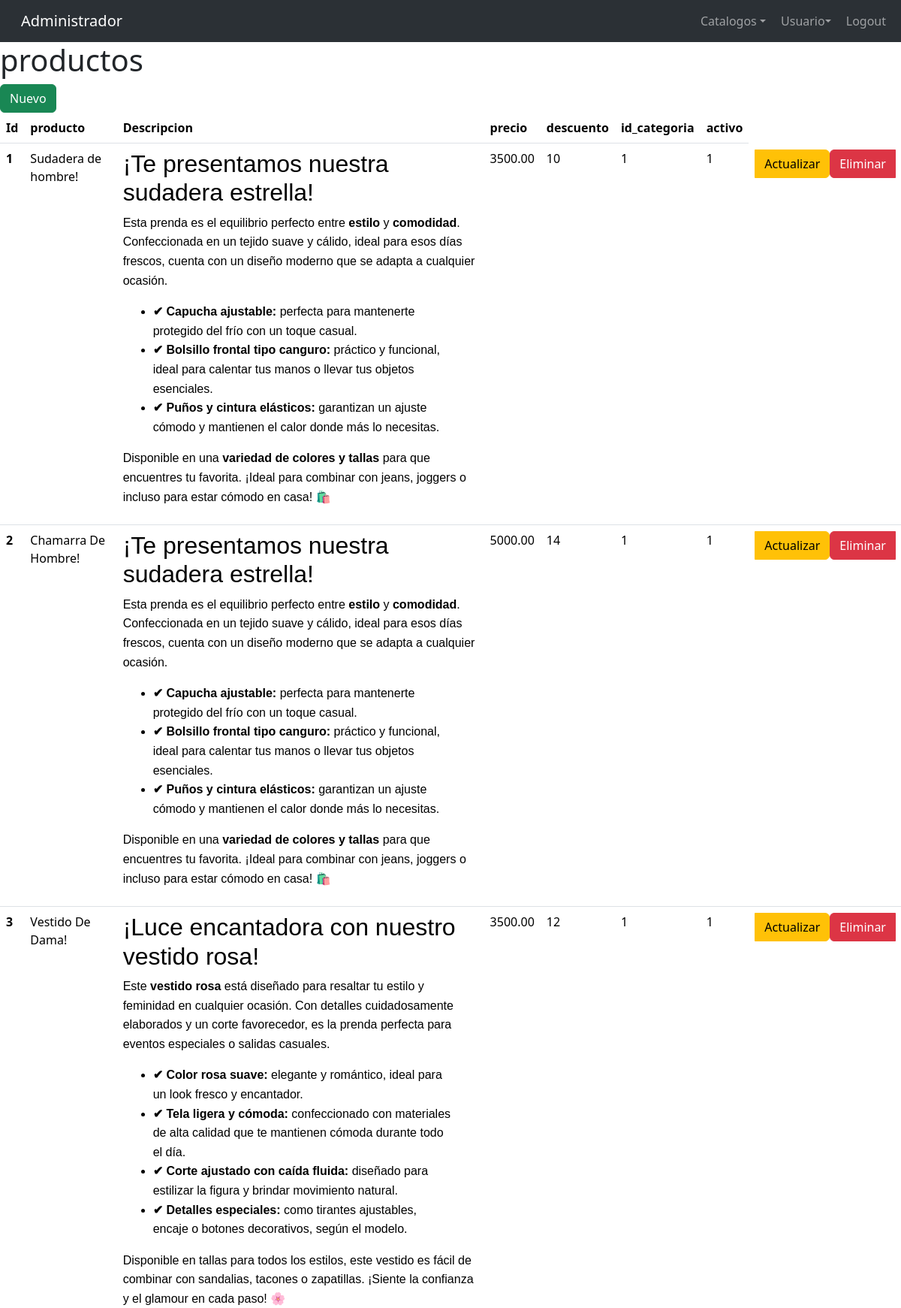
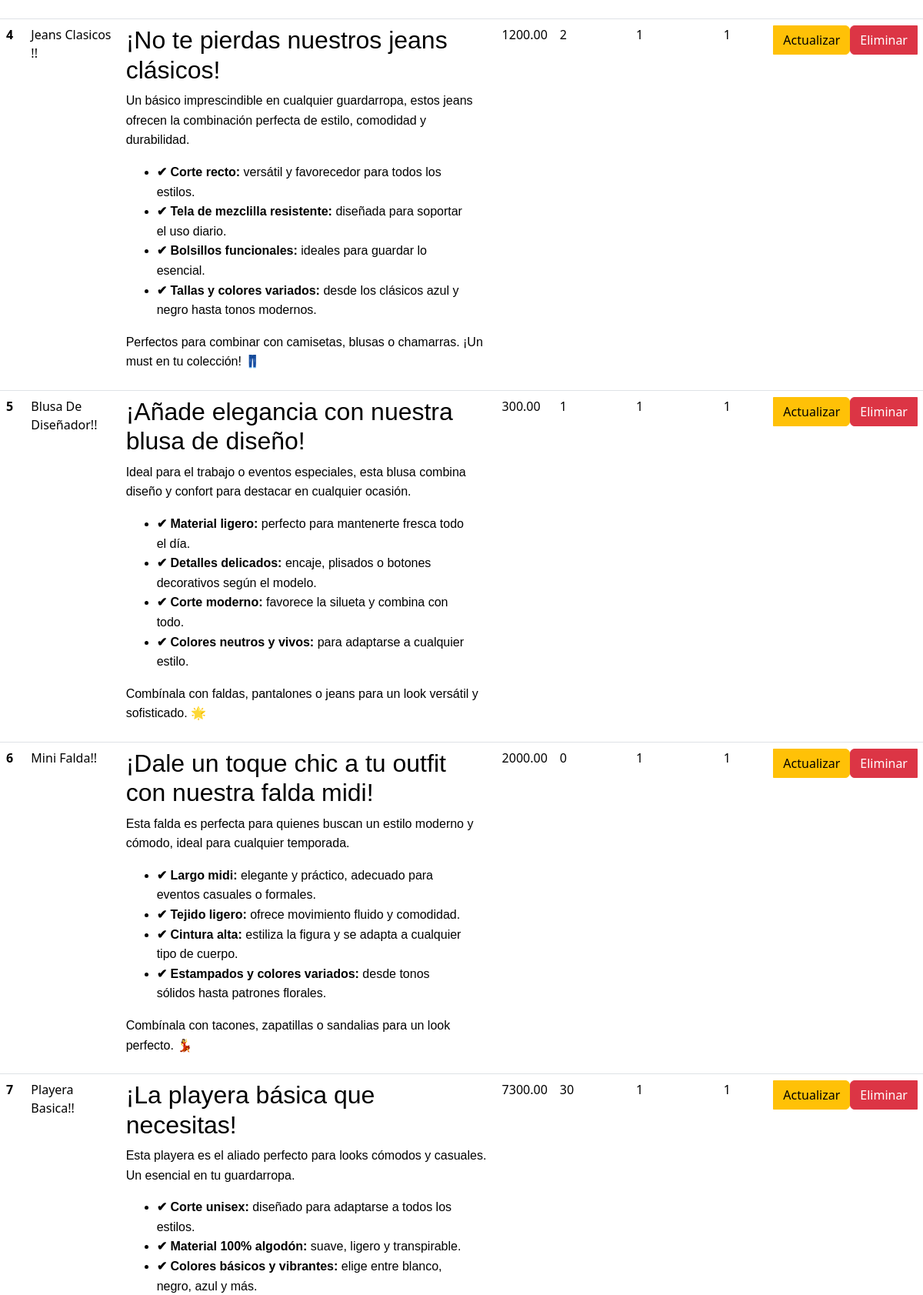
The app's page /config/admin/producto.php (signed in, upper part) with its own data (2 pictures, top to bottom).
### tables this page shows
CREATE TABLE `productos` (
  `id` int(11) NOT NULL,
  `nombre` varchar(200) NOT NULL,
  `descripcion` text NOT NULL,
  `precio` decimal(10,2) NOT NULL,
  `descuento` tinyint(3) NOT NULL DEFAULT 0,
  `id_categoria` int(11) NOT NULL,
  `activo` int(11) NOT NULL
);

### config/sistema.class.php (called while the page is built, shortened)
<?php
class sistema {
    function conexion() {
        try {
            $this->con = new PDO(SGBD.':host='.DBHOST.';dbname='.DBNAME.';port='.DBPORT, DBUSER, DBPASS);
            return $this->con;
        } catch (PDOException $e) {
            echo "Error en la conexión: " . $e->getMessage();
        }
    }
}
?>

### config/admin/producto.class.php (called while the page is built, shortened)
<?php
require_once ('../sistema.class.php');
class productos extends sistema {
    function readAll() {
        $result = [];
        $consulta = 'SELECT p.*, c.categoria
                     FROM categoria c
                     JOIN productos p ON c.id_categoria = p.id_categoria;';
        try {
            $sql = $this->con->prepare($consulta);
            $sql->execute();
            $result = $sql->fetchAll(PDO::FETCH_ASSOC);
        } catch (PDOException $e) {
            error_log("Error al leer productos: " . $e->getMessage());
        }
        return $result;
    }
}
?>

### config/admin/views/productos/index.php (the view, shortened to what this page needs)
<?php require('views/header/headerAdministrador.php');?>
  <h1>productos</h1>
  <a href="producto.php?accion=crear" class="btn btn-success">Nuevo</a>
  <table class="table">
  <thead>
    <tr>
      <th scope="col">Id </th>
      <th scope="col">producto</th>
      <th scope="col">Descripcion</th>
      <th scope="col">precio</th>
      <th scope="col">descuento</th>
      <th scope="col">id_categoria</th>
      <th scope="col">activo</th>
  </thead>
  <tbody>
    <?php foreach($productos as $producto): ?>
    <tr>
      <th scope="row"><?php echo $producto ['id']; ?></th>
      <td><?php echo $producto ['nombre']; ?></td>
      <td><?php echo $producto ['descripcion']; ?></td>
      <td><?php echo $producto ['precio']; ?></td>
      <td><?php echo $producto ['descuento']; ?></td>
      <td><?php echo $producto ['id_categoria']; ?></td>
      <td><?php echo $producto ['activo']; ?></td>
      <td>
        <div class="btn-group" role="group" aria-label="Basic radio toggle button group">
          <a href="producto.php?accion=actualizar&id=<?php echo $producto ['id']; ?>" class="btn btn-warning">Actualizar</a>
          <a href="producto.php?accion=eliminar&id=<?php echo $producto ['id']; ?>" class="btn btn-danger">Eliminar</a>
        </div>
      </td>
    </tr>
    <?php endforeach; ?>
  </tbody>
</table>
<?php require('views/footer.php')?>

### records on screen
productos: id "1", nombre "Sudadera de hombre!", descripcion "¡Te presentamos nuestra sudadera estrella! Esta prenda es el equilibrio perfecto entre estilo y comodidad . Confeccionada en un tejido suave y cálido, ideal para esos días frescos, cuenta con un diseño moderno que se adapta a cualquier ocasión. ✔ Capucha ajustable: perfecta para mantenerte protegido del frío con un toque casual. ✔ Bolsillo frontal tipo canguro: práctico y funcional, ideal para calentar tus manos o llevar tus objetos esenciales. ✔ Puños y cintura elásticos: garantizan un ajuste cómodo y mantienen el calor donde más lo necesitas. Disponible en una variedad de colores y tallas para que encuentres tu favorita. ¡Ideal para combinar con jeans, joggers o incluso para estar cómodo…", precio "3500.00", descuento "10", id_categoria "1", activo "1"
productos: id "2", nombre "Chamarra De Hombre!", descripcion "¡Te presentamos nuestra sudadera estrella! Esta prenda es el equilibrio perfecto entre estilo y comodidad . Confeccionada en un tejido suave y cálido, ideal para esos días frescos, cuenta con un diseño moderno que se adapta a cualquier ocasión. ✔ Capucha ajustable: perfecta para mantenerte protegido del frío con un toque casual. ✔ Bolsillo frontal tipo canguro: práctico y funcional, ideal para calentar tus manos o llevar tus objetos esenciales. ✔ Puños y cintura elásticos: garantizan un ajuste cómodo y mantienen el calor donde más lo necesitas. Disponible en una variedad de colores y tallas para que encuentres tu favorita. ¡Ideal para combinar con jeans, joggers o incluso para estar cómodo…", precio "5000.00", descuento "14", id_categoria "1", activo "1"
productos: id "3", nombre "Vestido De Dama!", descripcion "¡Luce encantadora con nuestro vestido rosa! Este vestido rosa está diseñado para resaltar tu estilo y feminidad en cualquier ocasión. Con detalles cuidadosamente elaborados y un corte favorecedor, es la prenda perfecta para eventos especiales o salidas casuales. ✔ Color rosa suave: elegante y romántico, ideal para un look fresco y encantador. ✔ Tela ligera y cómoda: confeccionado con materiales de alta calidad que te mantienen cómoda durante todo el día. ✔ Corte ajustado con caída fluida: diseñado para estilizar la figura y brindar movimiento natural. ✔ Detalles especiales: como tirantes ajustables, encaje o botones decorativos, según el modelo. Disponible en tallas para todos los estilos,…", precio "3500.00", descuento "12", id_categoria "1", activo "1"
productos: id "4", nombre "Jeans Clasicos !!", descripcion "¡No te pierdas nuestros jeans clásicos! Un básico imprescindible en cualquier guardarropa, estos jeans ofrecen la combinación perfecta de estilo, comodidad y durabilidad. ✔ Corte recto: versátil y favorecedor para todos los estilos. ✔ Tela de mezclilla resistente: diseñada para soportar el uso diario. ✔ Bolsillos funcionales: ideales para guardar lo esencial. ✔ Tallas y colores variados: desde los clásicos azul y negro hasta tonos modernos. Perfectos para combinar con camisetas, blusas o chamarras. ¡Un must en tu colección! 👖", precio "1200.00", descuento "2", id_categoria "1", activo "1"
productos: id "5", nombre "Blusa De Diseñador!!", descripcion "¡Añade elegancia con nuestra blusa de diseño! Ideal para el trabajo o eventos especiales, esta blusa combina diseño y confort para destacar en cualquier ocasión. ✔ Material ligero: perfecto para mantenerte fresca todo el día. ✔ Detalles delicados: encaje, plisados o botones decorativos según el modelo. ✔ Corte moderno: favorece la silueta y combina con todo. ✔ Colores neutros y vivos: para adaptarse a cualquier estilo. Combínala con faldas, pantalones o jeans para un look versátil y sofisticado. 🌟", precio "300.00", descuento "1", id_categoria "1", activo "1"
productos: id "6", nombre "Mini Falda!!", descripcion "¡Dale un toque chic a tu outfit con nuestra falda midi! Esta falda es perfecta para quienes buscan un estilo moderno y cómodo, ideal para cualquier temporada. ✔ Largo midi: elegante y práctico, adecuado para eventos casuales o formales. ✔ Tejido ligero: ofrece movimiento fluido y comodidad. ✔ Cintura alta: estiliza la figura y se adapta a cualquier tipo de cuerpo. ✔ Estampados y colores variados: desde tonos sólidos hasta patrones florales. Combínala con tacones, zapatillas o sandalias para un look perfecto. 💃", precio "2000.00", descuento "0", id_categoria "1", activo "1"
productos: id "7", nombre "Playera Basica!!", descripcion "¡La playera básica que necesitas! Esta playera es el aliado perfecto para looks cómodos y casuales. Un esencial en tu guardarropa. ✔ Corte unisex: diseñado para adaptarse a todos los estilos. ✔ Material 100% algodón: suave, ligero y transpirable. ✔ Colores básicos y vibrantes: elige entre blanco, negro, azul y más.", precio "7300.00", descuento "30", id_categoria "1", activo "1"
